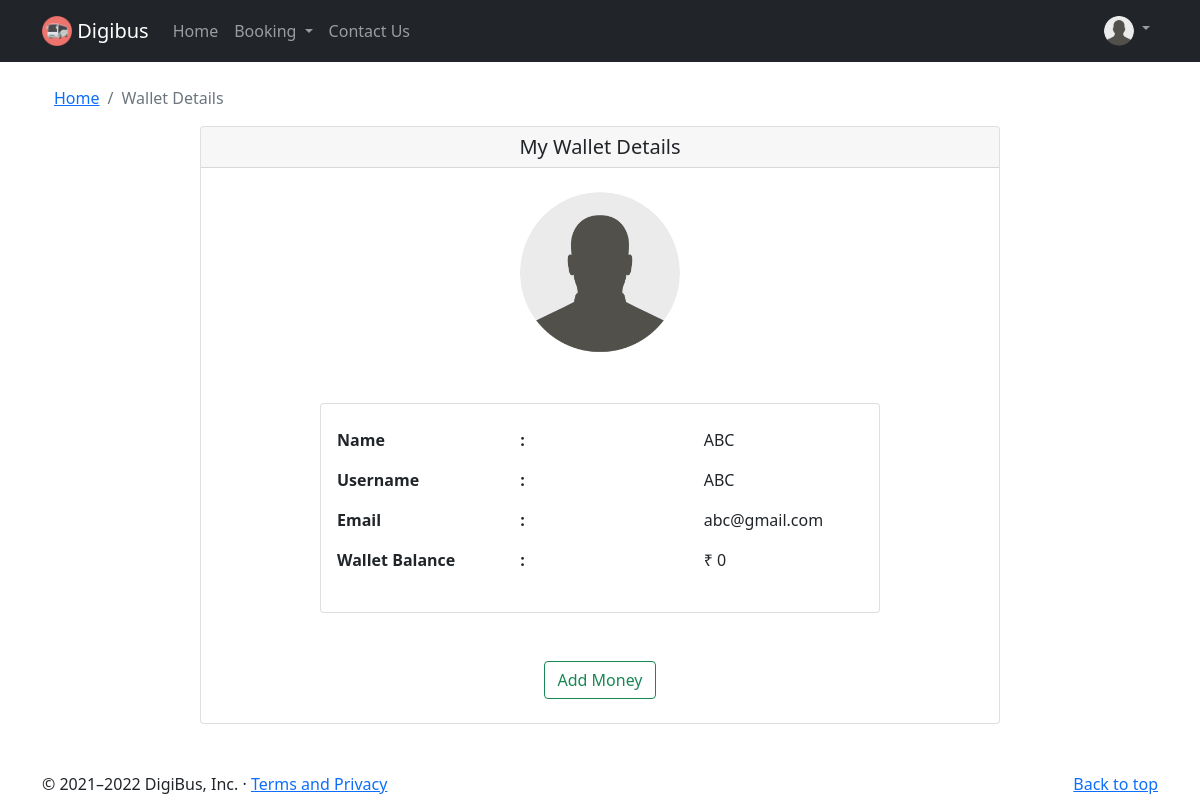
Page /wallet (signed in) on the earlier database version.
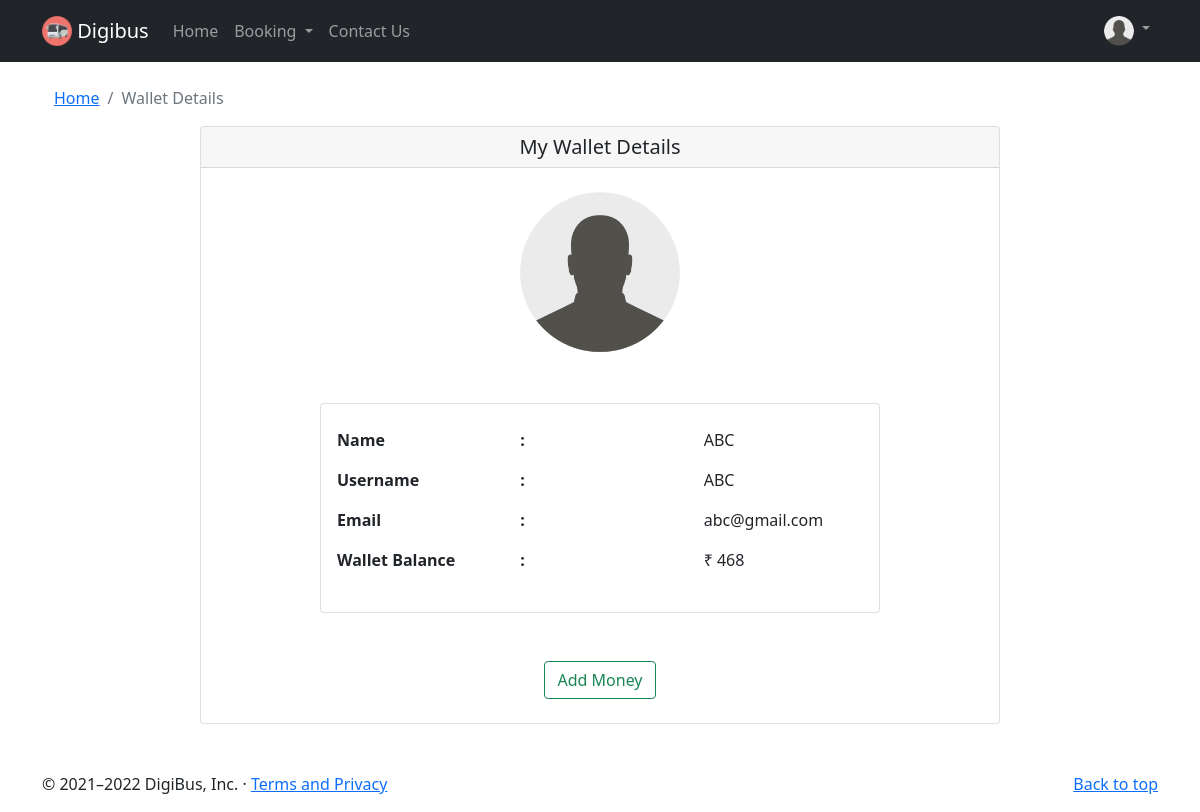
Same page on the later database version.
### flaskblog/models.py (models this page shows, shortened)
class User(db.Model, UserMixin):
    id = db.Column(db.Integer, primary_key=True)
    fullname = db.Column(db.String(30), nullable=False)
    username = db.Column(db.String(20), unique=True, nullable=False)
    email = db.Column(db.String(120), unique=True, nullable=False)
    image_file = db.Column(db.String(20), nullable=False, default = 'default1.jpg')
    password = db.Column(db.String(60), nullable=False)
    passes = db.relationship('Pass', backref='author', lazy=True)
    wallet = db.Column(db.Integer, nullable=False, default=0)

### flaskblog/routes.py (the view)
@app.route('/wallet')
@login_required
def wallet():
    user = User.query.get(current_user.id)
    image_file = url_for('static', filename='profile_pics/' + current_user.image_file)
    return render_template('wallet.html', title='Wallet Details', image_file=image_file, user=user)

### flaskblog/models.py (called while the page is built)
@login_manager.user_loader
def load_user(user_id):
    return User.query.get(int(user_id))

### flaskblog/templates/wallet.html
{% extends "layout1.html" %}
{% block content %}
<div class="container">
  <div class="mt-4">
    <nav aria-label="breadcrumb">
        <ol class="breadcrumb">
            <li class="breadcrumb-item"><a href="{{ url_for('home') }}">Home</a></li>
            <li class="breadcrumb-item active" aria-current="page">Wallet Details</li>
        </ol>
    </nav>
  </div>
    <div class="card mx-auto" style="width: 50rem;">
      <h5 class="card-header text-center">My Wallet Details</h5>
      <img src="{{ image_file }}" class="rounded-circle account-img mx-auto my-4" style="width: 10rem;">
          <div class="card mx-auto my-4" style="width: 35rem;">
            <div class="card-body my-2">
              <div class="row">
                <div class="col-sm">
                  <p class="fw-bold">Name</p>
                  <p class="fw-bold">Username</p>
                  <p class="fw-bold">Email</p>
                  <p class="fw-bold">Wallet Balance</p>
                </div>
                <div class="col-sm">
                  <p class="fw-bold">:</p>
                  <p class="fw-bold">:</p>
                  <p class="fw-bold">:</p>
                  <p class="fw-bold">:</p>
                </div>
                <div class="col-sm">
                  <p class="fw-normal">{{ user.fullname }}</p>
                  <p class="fw-normal">{{ user.username }}</p>
                  <p class="fw-normal">{{ user.email }}</p>
                  <p class="fw-normal">₹ {{ user.wallet }}</p>
                </div>
              </div>
            </div>
          </div>
          <div class="mx-auto my-4">
            <a class="mx-2" href="{{ url_for('payment') }}"><button class="btn btn-outline-success">Add Money</button></a>
          </div>
    </div>
</div>
{% endblock content %}

Differences in the rows shown:
changed User "ABC": wallet "0" → "468"
